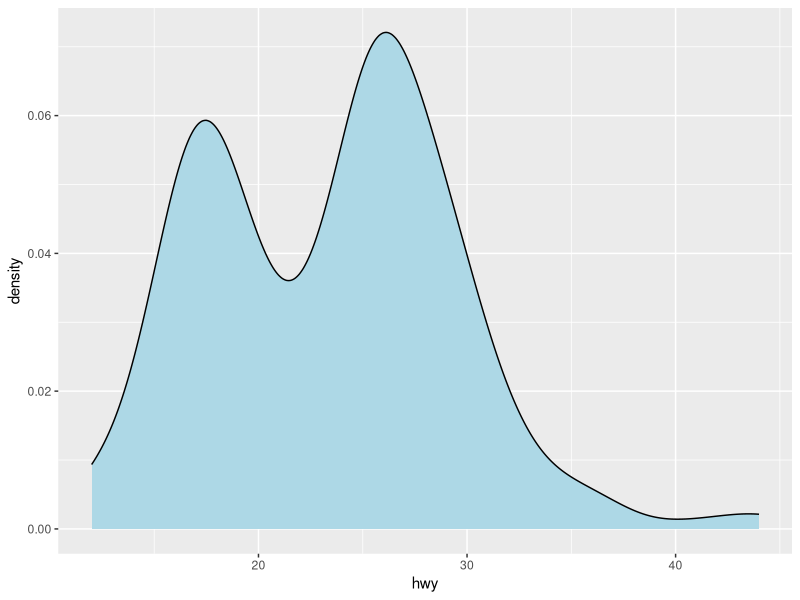
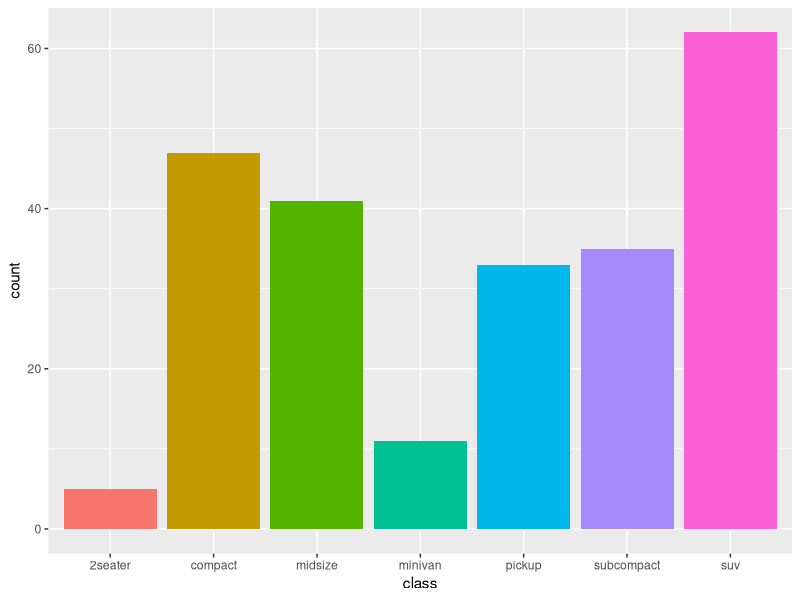
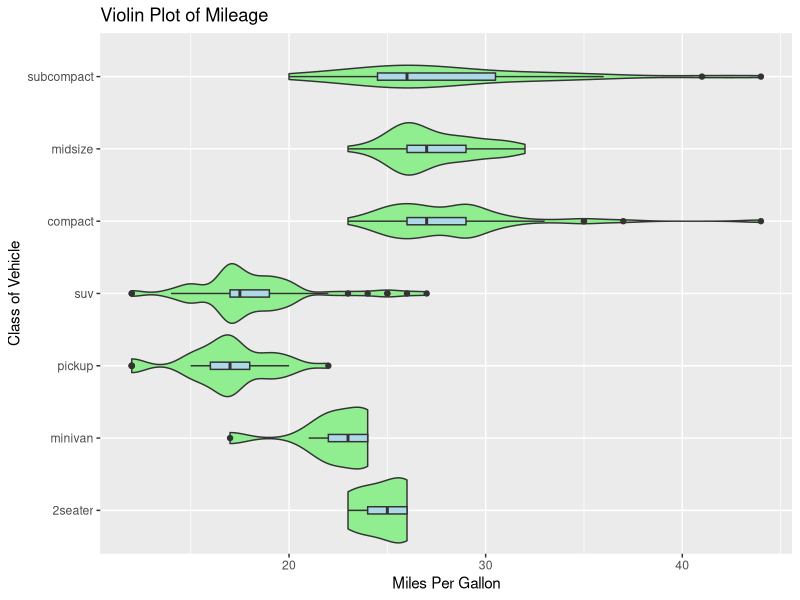
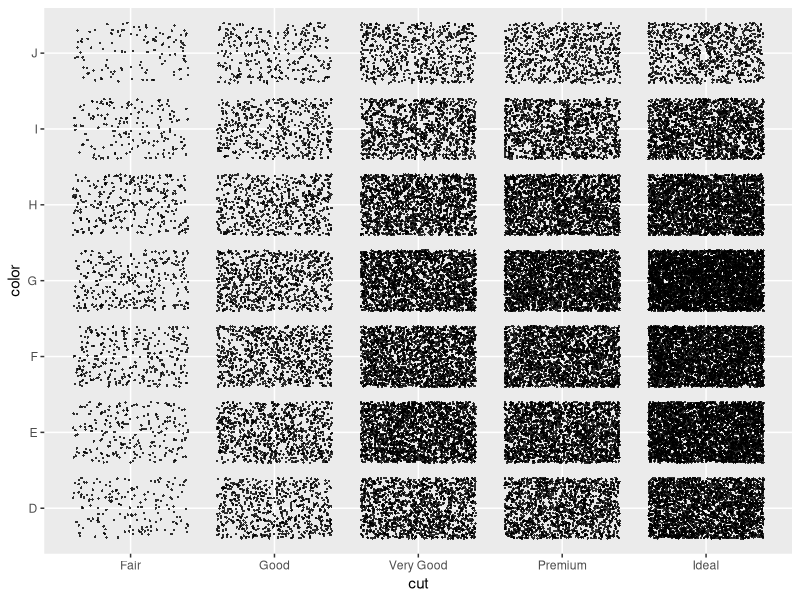
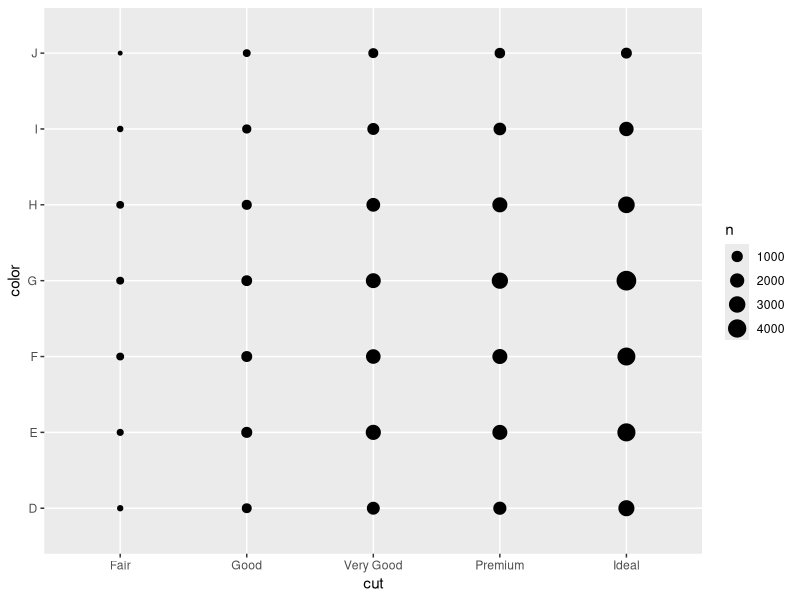
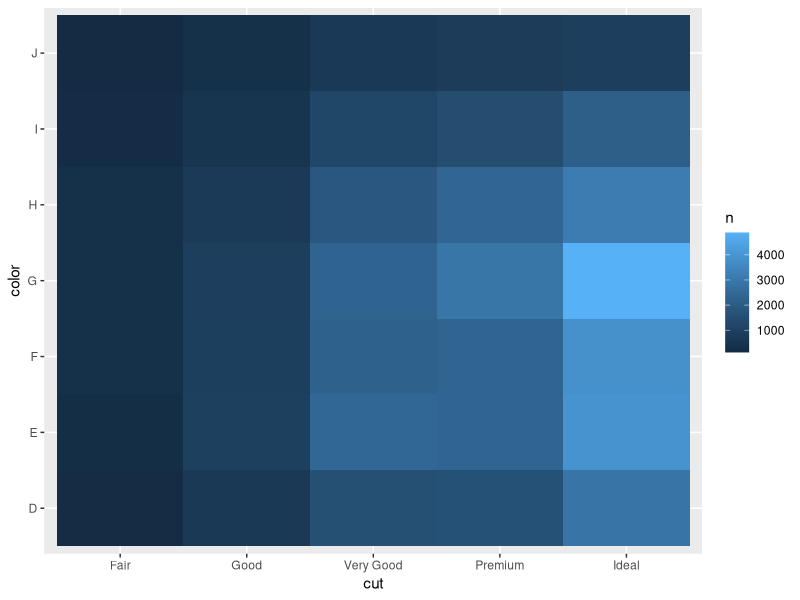
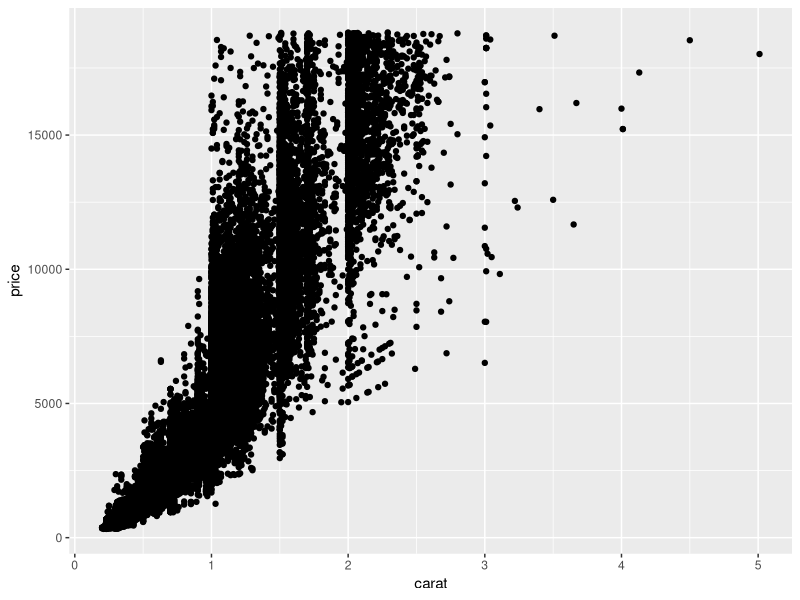
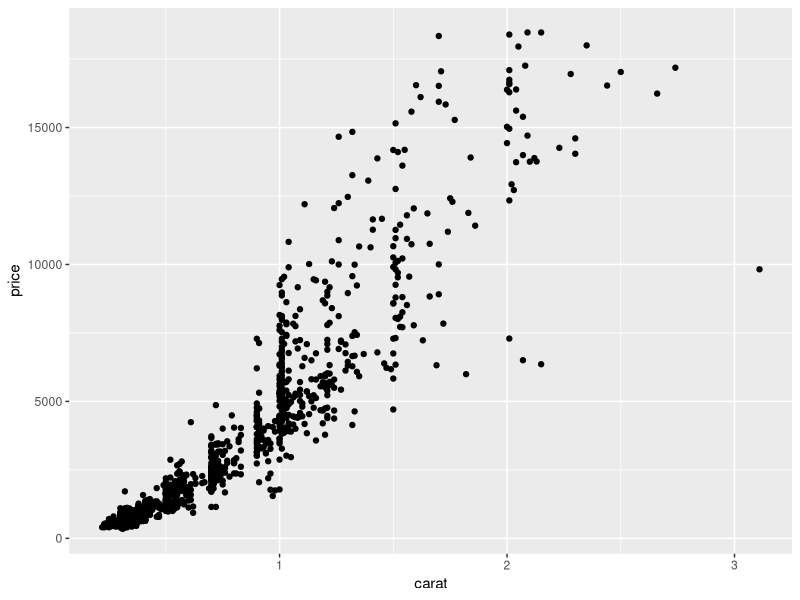

Write R code to recreate these figures, in order.
## ---- chunk 1
knitr::opts_chunk$set(echo = TRUE)
library(tidyverse)
## ---- chunk 2
summary(mpg$hwy)
sd(mpg$hwy)
IQR(mpg$hwy)
mpg %>% ggplot(aes(x = hwy)) +
  geom_density(fill = "lightblue")
## ---- chunk 3
mpg %>%
  ggplot(aes(x = class, fill = class)) +
  geom_bar(show.legend = FALSE)
## ---- chunk 4
mpg %>%
  ggplot(aes(x = reorder(class, hwy, FUN = IQR), y = hwy)) +
  geom_violin(fill = "lightgreen") +
  geom_boxplot(width = 0.1, fill = "lightblue") +
  labs(title = "Violin Plot of Mileage", x = "Class of Vehicle", y = "Miles Per Gallon") +
  coord_flip()
## ---- chunk 5
diamonds %>%
  ggplot(aes(x = cut, y = color)) +
  geom_point(position = "jitter", alpha = 0.8, shape = 16, size = 0.5)

diamonds %>%
  ggplot(aes(x = cut, y = color)) +
  geom_count()

diamonds %>% 
  count(color, cut) %>% 
  ggplot(aes(x = cut, y = color)) +
    geom_tile(aes(fill = n))
## ---- chunk 6
diamonds %>% ggplot(aes(x = carat, y = price)) +
  geom_point(alpha = 1)
## ---- chunk 7
set.seed(4393)
dsmall <- diamonds %>% sample_n(1000)
dsmall %>%
  ggplot(aes(x = carat, y = price)) +
  geom_point()

dsmall %>% 
  ggplot(aes(x = carat, y = price)) +
  geom_bin2d()

dsmall %>%
  ggplot(aes(x = carat, y = price)) +
  geom_hex()

dsmall %>%
  ggplot(aes(x = carat, y = price)) +
  stat_density_2d(aes(fill = stat(level)), geom = "polygon")

dsmall %>%
  ggplot(aes(x, y)) +
  stat_density_2d(geom = "raster", aes(fill = stat(density)), contour = FALSE)
## ---- chunk 8
diamonds %>%
  filter(carat < 3) %>% 
  ggplot(aes(x = carat, y = price)) +
  geom_boxplot(aes(group = cut_width(carat, 0.1))) +
  coord_flip()
## ---- chunk 9
diamonds %>%
  filter(carat < 3) %>% 
  ggplot(aes(x = carat, y = price)) +
  geom_boxplot(aes(group = cut_number(carat, 20))) +
  coord_flip()
## ---- chunk 10
faithful %>%
  ggplot(aes(x = eruptions)) +
  geom_density(fill = "lightblue")
## ---- chunk 11
faithful %>%
  ggplot(aes(x = waiting)) +
  geom_density(fill = "lightblue")
## ---- chunk 12
faithful %>%
  ggplot(aes(x = waiting, y = eruptions)) +
  geom_point()
## ---- chunk 13
faithful %>% ggplot(aes(x = waiting, y = eruptions)) +
  geom_point() +
  geom_smooth(method = "lm")
## ---- chunk 14
faithful %>%
ggplot(aes(x = waiting, y = eruptions)) +
  geom_point() +
  geom_smooth() +
  labs(
    title = "Relationship between Old Faithful waiting time and eruption time",
    x = "Waiting Time in Minutes",
    y = "Eruption Duration in Minutes"
  )
## ---- chunk 15
faithful %>%
  ggplot(aes(x = waiting, y = eruptions)) +
  stat_density_2d(aes(fill = stat(density)), geom = "raster", contour = FALSE) +
  labs(
    title = "Relationship between Old Faithful waiting time and eruption time",
    x = "Waiting Time in Minutes",
    y = "Eruption Duration in Minutes"
  )
## ---- chunk 16
faithful %>%
  ggplot(aes(x = waiting, y = eruptions)) +
  stat_density_2d(aes(fill = stat(level)), geom = "polygon") +
  labs(
    title = "Relationship between Old Faithful waiting time and eruption time",
    x = "Waiting Time in Minutes",
    y = "Eruption Duration in Minutes"
  )
